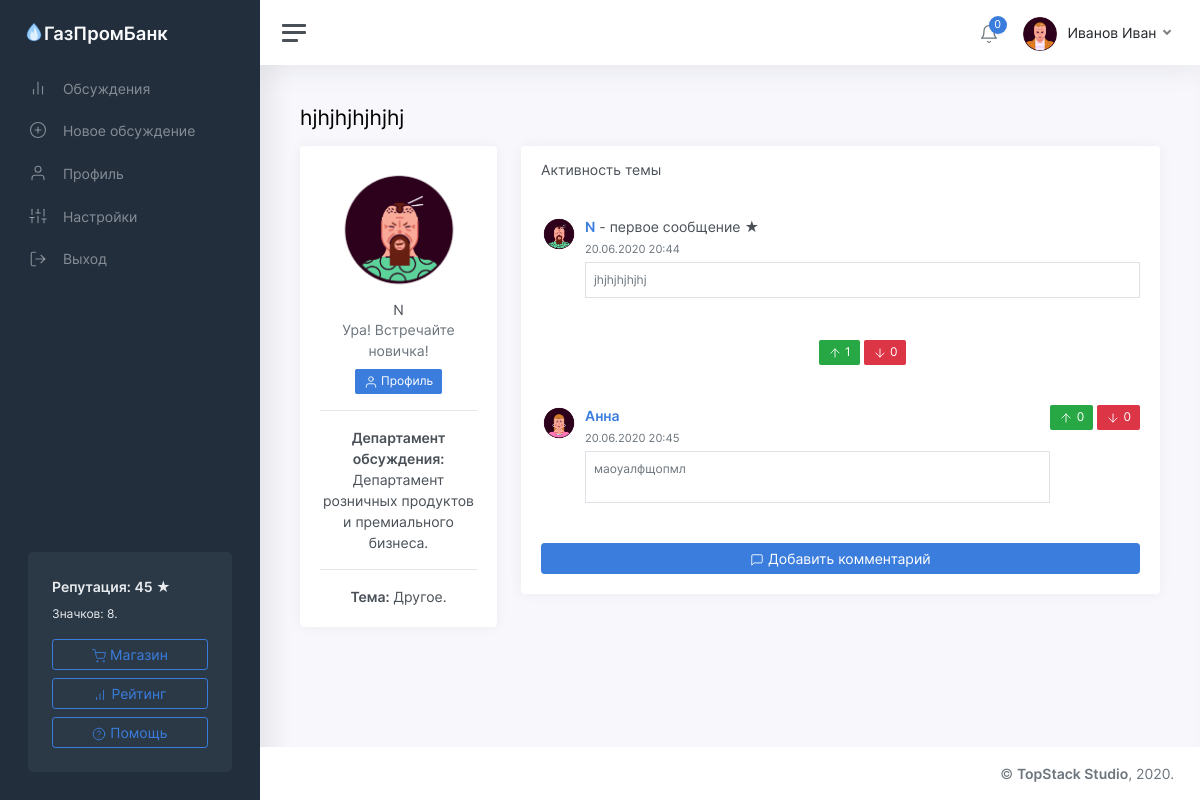
Screenshot of /thread/2 (signed in) with the database file from the repository.
### tables this page shows
CREATE TABLE "users" (
	"id"	INTEGER NOT NULL UNIQUE,
	"password"	TEXT NOT NULL,
	"email"	TEXT NOT NULL UNIQUE,
	"status"	TEXT NOT NULL,
	"rating"	INTEGER NOT NULL,
	"moderator"	INTEGER,
	"blocked"	INTEGER,
	"description"	TEXT,
	"name"	TEXT NOT NULL,
	"avatar"	INTEGER,
	"badges"	TEXT,
	"department"	TEXT,
	PRIMARY KEY("id")
);

CREATE TABLE "threads" (
	"id"	INTEGER NOT NULL UNIQUE,
	"owner"	INTEGER NOT NULL,
	"title"	TEXT NOT NULL,
	"content"	TEXT,
	"date"	INTEGER,
	"up"	INTEGER,
	"down"	INTEGER,
	"views"	INTEGER,
	"status"	TEXT,
	"department"	TEXT,
	"theme"	TEXT,
	PRIMARY KEY("id")
);

CREATE TABLE "comments" (
	"id"	INTEGER NOT NULL UNIQUE,
	"thread_id"	INTEGER NOT NULL,
	"owner"	INTEGER NOT NULL,
	"content"	TEXT NOT NULL,
	"date"	INTEGER NOT NULL,
	"up"	INTEGER NOT NULL,
	"down"	INTEGER NOT NULL,
	"deleted"	INTEGER NOT NULL,
	PRIMARY KEY("id")
);

### app/views.py (the view)
@app.route('/thread/<identifier>')
def showThread(identifier):
	user = getUser(session['id'])
	thread = getThread(identifier)
	if thread:
		author = getUser(thread['owner'])
		survey = getSurvey(identifier)
		voiced = isVoiced('poll', identifier, user['id'])
		if thread['status'] == 'deleted':
			if user['id'] == thread['owner'] or user['moderator']:
				return render_template('thread.html', thread=thread, user=user, author=author, comments=getComments(identifier), message='deleted', survey=survey, voiced=voiced)
			return redirect('/threads?from=no_access')
		return render_template('thread.html', thread=thread, user=user, author=author, comments=getComments(identifier), message=request.args.get('from'), survey=survey, voiced=voiced)
	return redirect('/threads?from=not_found')

### app/functions.py (called while the page is built)
def getUser(identifier):
	conn = sqlite3.connect(db_path)
	conn.row_factory = sqlite3.Row
	cursor = conn.cursor()
	cursor.execute('SELECT * FROM users where id="%s"' % identifier)
	user = cursor.fetchone()
	if user:
		user = dict(user)
		user['badges'] = json.loads(user['badges'])
		user['notifications'] = getNotifications(identifier)
	return user

def statusToText(status):
	return statuses[status]

def fromTimestamp(timestamp):
	return datetime.utcfromtimestamp(timestamp + 3600 * 3).strftime('%d.%m.%Y %H:%M')

def getThread(identifier):
	conn = sqlite3.connect(db_path)
	conn.row_factory = sqlite3.Row
	cursor = conn.cursor()
	cursor.execute('UPDATE threads SET views=views+1 WHERE id="%s"' % identifier)
	conn.commit()
	cursor.execute('SELECT * FROM threads WHERE id="%s"' % identifier)
	thread = cursor.fetchone()
	if thread:
		thread = dict(thread)
		thread['viewed_status'] = statusToText(thread['status'])
		thread['date'] = fromTimestamp(thread['date'])
	return thread

def getComments(thread_id):
	conn = sqlite3.connect(db_path)
	conn.row_factory = sqlite3.Row
	cursor = conn.cursor()
	cursor.execute('SELECT * FROM comments WHERE thread_id=%s' % thread_id)
	comments = cursor.fetchall()
	for x in range(len(comments)):
		comments[x] = dict(comments[x])
		comments[x]['date'] = fromTimestamp(comments[x]['date'])
		author = getUser(comments[x]['owner'])
		comments[x]['author_name'] = author['name']
		comments[x]['author_avatar'] = author['avatar']
	return comments

def isVoiced(target, identifier, owner):
	conn = sqlite3.connect(db_path)
	cursor = conn.cursor()
	cursor.execute('SELECT * FROM voices WHERE target="%s" AND id=%s AND owner=%s' % (target, identifier, owner))
	if cursor.fetchone() == None:
		return False
	return True

def getNotifications(user_id):
	conn = sqlite3.connect(db_path)
	conn.row_factory = sqlite3.Row
	cursor = conn.cursor()
	cursor.execute('SELECT * FROM notifications WHERE owner=%s' % user_id)
	notifications = cursor.fetchall()
	for x in range(len(notifications)):
		notifications[x] = dict(notifications[x])
		notifications[x]['date'] = fromTimestamp(notifications[x]['date'])
	notifications.reverse()
	return notifications

def getSurvey(thread_id):
	conn = sqlite3.connect(db_path)
	cursor = conn.cursor()
	cursor.execute('SELECT variants FROM polls WHERE thread_id=%s' % thread_id)
	survey = cursor.fetchone()
	if survey:
		survey = json.loads(survey[0])
	return survey

### templates/thread.html (shortened to what this page needs)
<!DOCTYPE html>
<html lang="ru">
	<head>
		<link href="/static/css/app.css" rel="stylesheet">
	</head>
	<body>
		<div class="wrapper">
			<nav id="sidebar" class="sidebar">
				<div class="sidebar-content js-simplebar">
					<a class="sidebar-brand" href="index.html">
					<span class="align-middle"><img src="/static/img/icons/favicon.png" style="width: 20px; margin-bottom: 5px;"><div style="display: inline-block;">ГазПромБанк</div></span>
					</a>
					<ul class="sidebar-nav">
						<li class="sidebar-item">
							<a class="sidebar-link" href="/threads">
							<i class="align-middle" data-feather="bar-chart-2"></i> <span class="align-middle">Обсуждения</span>
							</a>
						</li>
						<li class="sidebar-item">
							<a class="sidebar-link" href="/threads/new">
							<i class="align-middle" data-feather="plus-circle"></i> <span class="align-middle">Новое обсуждение</span>
							</a>
						</li>
						<li class="sidebar-item">
							<a class="sidebar-link" href="/profile">
							<i class="align-middle" data-feather="user"></i> <span class="align-middle">Профиль</span>
							</a>
						</li>
						<li class="sidebar-item">
							<a class="sidebar-link" href="/settings">
							<i class="align-middle" data-feather="sliders"></i> <span class="align-middle">Настройки</span>
							</a>
						</li>
						<li class="sidebar-item">
							<a class="sidebar-link" href="/logout">
							<i class="align-middle" data-feather="log-out"></i> <span class="align-middle">Выход</span>
							</a>
						</li>
					</ul>
					<div class="sidebar-cta">
						<div class="sidebar-cta-content">
							<strong class="d-inline-block mb-2">Репутация: {{user.rating}} &#9733;</strong>
							<div class="mb-3 text-sm">
								Значков: {{user.badges.__len__()}}.
							</div>
							<a href="/shop" class="btn btn-outline-primary btn-block"><i data-feather="shopping-cart"></i> Магазин</a>
							<a href="/rating" class="btn btn-outline-primary btn-block"><i data-feather="bar-chart"></i> Рейтинг</a>
							<a href="/help" class="btn btn-outline-primary btn-block"><i data-feather="help-circle"></i> Помощь</a>
						</div>
					</div>
				</div>
			</nav>
			<div class="main">
				<nav class="navbar navbar-expand navbar-light navbar-bg">
					<a class="sidebar-toggle d-flex">
					<i class="hamburger align-self-center"></i>
					</a>
					<div class="navbar-collapse collapse">
						<ul class="navbar-nav navbar-align">
							<li class="nav-item dropdown">
								<a class="nav-icon dropdown-toggle" href="#" id="alertsDropdown" data-toggle="dropdown">
									<div class="position-relative">
										<i class="align-middle" data-feather="bell"></i>
										<span class="indicator">{{user.notifications.__len__()}}</span>
									</div>
								</a>
							</li>
							<li class="nav-item dropdown">
								<a class="nav-link dropdown-toggle d-none d-sm-inline-block" href="#" data-toggle="dropdown">
								<img src="/static/img/avatars/{{user.avatar}}.png" class="avatar img-fluid rounded mr-1"/> <span class="text-dark">{{user.name}}</span>
								</a>
							</li>
						</ul>
					</div>
				</nav>
	            <main class="content">
	               <div class="container-fluid p-0">
	                  <h1 class="h3 mb-3">{{thread.title}}</h1>
	                  <div class="row">
	                     <div class="col-md-4 col-xl-3">
	                        <div class="card mb-3">
	                           <div class="card-body text-center">
	                              <img src="/static/img/avatars/{{author.avatar}}.png" class="img-fluid rounded-circle mb-2" width="128" height="128" />
	                              <h5 class="card-title mb-0">{{author.name}}</h5>
	                              <div class="text-muted mb-2">{{author.status}}</div>
	                              <div>
	                                 <a class="btn btn-primary btn-sm" href="/profile/{{author.id}}"><span data-feather="user"></span> Профиль</a>
	                              </div>
                                 <hr><a><b>Департамент обсуждения:</b> {{thread.department}}.</a>
                                 <hr><a><b>Тема:</b> {{thread.theme}}.</a>
	                           </div>
	                        </div>
	                     </div>
	                     <div class="col-md-8 col-xl-9">
	                        <div class="card">
	                           <div class="card-header">
	                              <h5 class="card-title mb-0">Активность темы</h5>
	                           </div>
		                       <div class="card-body h-100">
	                              <div class="media">
	                                 <a href="/profile/{{author.id}}"><img src="/static/img/avatars/{{author.avatar}}.png" width="36" height="36" class="rounded-circle mr-2"></a>
	                                 <div class="media-body">
	                                    <strong><a href="/profile/{{author.id}}">{{author.name}}</a></strong> - первое сообщение &#9733;<br />
	                                    <small class="text-muted">{{thread.date}}</small>
	                                    <div class="border text-sm text-muted p-2 mt-1">
	                                       {{ thread.content|safe }}
	                                    </div>
									    <br><br>
		                                <center>
                                 	 	<a class="btn btn-success btn-sm" href="/voice/up/thread/{{thread.id}}"><span data-feather="arrow-up"></span> {{thread.up}}</a>
		                                <a class="btn btn-danger btn-sm" href="/voice/down/thread/{{thread.id}}"><span data-feather="arrow-down"></span> {{thread.down}}</a></center>
	                                 </div>
	                              </div>
	                          </div>
	                           {% for comment in comments %}
	                           		{% if not comment.deleted %}
			                           <div class="card-body h-100">
			                              <div class="media">
			                                 <a href="/profile/{{comment.owner}}"><img src="/static/img/avatars/{{comment.author_avatar}}.png" width="36" height="36" class="rounded-circle mr-2"></a>
			                                 <div class="media-body">
			                                    <strong><a href="/profile/{{comment.owner}}">{{comment.author_name}}</a></strong><br />
			                                    <small class="text-muted">{{comment.date}}</small>
			                                    <div class="border text-sm text-muted p-2 mt-1">
			                                       {{ comment.content|safe }}
			                                    </div>
			                                 </div>
			                                 <a class="btn btn-success btn-sm" href="/voice/up/comment/{{comment.id}}"><span data-feather="arrow-up"></span> {{comment.up}}</a>&nbsp;
			                                 <a class="btn btn-danger btn-sm" href="/voice/down/comment/{{comment.id}}"><span data-feather="arrow-down"></span> {{comment.down}}</a>
			                              </div>
			                          </div>
			                          {% endif %}
		                        {% endfor %}
		                        <div class="card-body">
	                            <a href="##" class="btn btn-primary btn-block" id="comment_button" onclick="document.getElementById('comment_button').style.display = 'none'; document.getElementById('comment_place').style.display = 'block';"><span data-feather="message-square"></span> Добавить комментарий</a></div>
		                        </div>
	                  </div>
	               </div>
	            </main>
				<footer class="footer">
					<div class="container-fluid">
						<div class="row text-muted">
							<div class="col-12 text-right">
								<p class="mb-0">
									<a href="https://topstack.dev" class="text-muted">&copy; <strong>TopStack Studio</strong></a>, 2020.
								</p>
							</div>
						</div>
					</div>
				</footer>
			</div>
		</div>
	</body>
</html>

### rows the page displays
users: rating "45", name "Иванов Иван"
threads: title "hjhjhjhjhjhj", department "Департамент розничных продуктов и премиального бизнеса", theme "Другое", content "jhjhjhjhjhj", up "1", down "0"
users: name "N", status "Ура! Встречайте новичка!"
users: author_name "Анна"
comments: content "маоуалфщопмл"

### other values shown
{{ user.badges.__len__() }} "8"
{{ user.notifications.__len__() }} "0"
{{ thread.date }} "20.06.2020 20:44"
{{ comment.date }} "20.06.2020 20:45"
{{ comment.up }} "0"
{{ comment.down }} "0"
